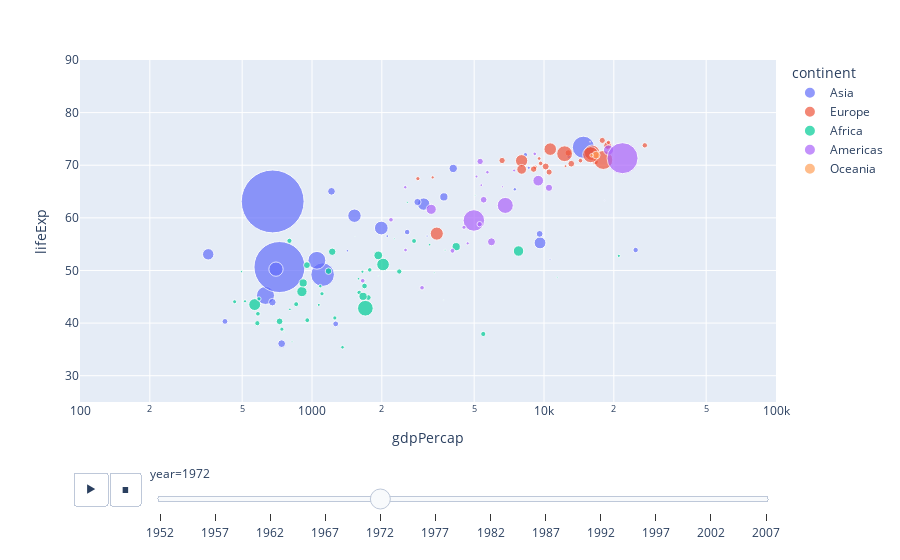

Notebook code for this chart:
### Markdown cell above
# Animated Plots

### Code cell
# Create an animated plot that you can use to cycle through continent
# GDP & life expectancy changes
df_cnt = px.data.gapminder()
px.scatter(
    df_cnt,
    x="gdpPercap",
    y="lifeExp",
    animation_frame="year", 
    animation_group="country",
    size="pop",
    color="continent",
    hover_name="country",
    log_x=True,
    size_max=55,
    range_x=[100,100000],
    range_y=[25,90]
)

### Figure 1 — Plotly figure (JSON) as saved in the notebook; plotly's stock layout.template omitted (floating-point values rounded to 4 significant figures)
{"data": [{"hovertemplate": "<b>%{hovertext}</b><br><br>continent=Asia<br>year=1972<br>gdpPercap=%{x}<br>lifeExp=%{y}<br>pop=%{marker.size}<extra></extra>", "hovertext": ["Afghanistan", "Bahrain", "Bangladesh", "Cambodia", "China", "Hong Kong, China", "India", "Indonesia", "Iran", "Iraq", "Israel", "Japan", "Jordan", "Korea, Dem. Rep.", "Korea, Rep.", "Kuwait", "Lebanon", "Malaysia", "Mongolia", "Myanmar", "Nepal", "Oman", "Pakistan", "Philippines", "Saudi Arabia", "Singapore", "Sri Lanka", "Syria", "Taiwan", "Thailand", "Vietnam", "West Bank and Gaza", "Yemen, Rep."], "ids": ["Afghanistan", "Bahrain", "Bangladesh", "Cambodia", "China", "Hong Kong, China", "India", "Indonesia", "Iran", "Iraq", "Israel", "Japan", "Jordan", "Korea, Dem. Rep.", "Korea, Rep.", "Kuwait", "Lebanon", "Malaysia", "Mongolia", "Myanmar", "Nepal", "Oman", "Pakistan", "Philippines", "Saudi Arabia", "Singapore", "Sri Lanka", "Syria", "Taiwan", "Thailand", "Vietnam", "West Bank and Gaza", "Yemen, Rep."], "legendgroup": "Asia", "marker": {"color": "#636efa", "size": [13079460, 230800, 70759295, 7450606, 862030000, 4115700, 567000000, 121282000, 30614000, 10061506, 3095893, 107188273, 1613551, 14781241, 33505000, 841934, 2680018, 11441462, 1320500, 28466390, 12412593, 829050, 69325921, 40850141, 6472756, 2152400, 13016733, 6701172, 15226039, 39276153, 44655014, 1089572, 7407075], "sizemode": "area", "sizeref": 435900.0, "symbol": "circle"}, "mode": "markers", "name": "Asia", "orientation": "v", "showlegend": true, "type": "scatter", "x": [740.0, 18270.0, 630.2, 421.6, 676.9, 8316.0, 724.0, 1111.0, 9614.0, 9576.0, 12790.0, 14780.0, 2111.0, 3702.0, 3031.0, 109300.0, 7486.0, 2849.0, 1422.0, 357, 674.8, 10620.0, 1050.0, 1989.0, 24840.0, 8598.0, 1213.0, 2571.0, 4063.0, 1524.0, 699.5, 3133.0, 1265.0], "xaxis": "x", "y": [36.09, 63.3, 45.25, 40.32, 63.12, 72, 50.65, 49.2, 55.23, 56.95, 71.63, 73.42, 56.53, 63.98, 62.61, 67.71, 65.42, 63.01, 53.75, 53.07, 43.97, 52.14, 51.93, 58.06, 53.89, 69.52, 65.04, 57.3, 69.39, 60.41, 50.25, 56.53, 39.85], "yaxis": "y"}, {"hovertemplate": "<b>%{hovertext}</b><br><br>continent=Europe<br>year=1972<br>gdpPercap=%{x}<br>lifeExp=%{y}<br>pop=%{marker.size}<extra></extra>", "hovertext": ["Albania", "Austria", "Belgium", "Bosnia and Herzegovina", "Bulgaria", "Croatia", "Czech Republic", "Denmark", "Finland", "France", "Germany", "Greece", "Hungary", "Iceland", "Ireland", "Italy", "Montenegro", "Netherlands", "Norway", "Poland", "Portugal", "Romania", "Serbia", "Slovak Republic", "Slovenia", "Spain", "Sweden", "Switzerland", "Turkey", "United Kingdom"], "ids": ["Albania", "Austria", "Belgium", "Bosnia and Herzegovina", "Bulgaria", "Croatia", "Czech Republic", "Denmark", "Finland", "France", "Germany", "Greece", "Hungary", "Iceland", "Ireland", "Italy", "Montenegro", "Netherlands", "Norway", "Poland", "Portugal", "Romania", "Serbia", "Slovak Republic", "Slovenia", "Spain", "Sweden", "Switzerland", "Turkey", "United Kingdom"], "legendgroup": "Europe", "marker": {"color": "#EF553B", "size": [2263554, 7544201, 9709100, 3819000, 8576200, 4225310, 9862158, 4991596, 4639657, 51732000, 78717088, 8888628, 10394091, 209275, 3024400, 54365564, 527678, 13329874, 3933004, 33039545, 8970450, 20662648, 8313288, 4593433, 1694510, 34513161, 8122293, 6401400, 37492953, 56079000], "sizemode": "area", "sizeref": 435900.0, "symbol": "circle"}, "mode": "markers", "name": "Europe", "orientation": "v", "showlegend": true, "type": "scatter", "x": [3313.0, 16660.0, 16670.0, 2860.0, 6597.0, 9164.0, 13110.0, 18870.0, 14360.0, 16110.0, 18020.0, 12720.0, 10170.0, 15800.0, 9531.0, 12270.0, 7778.0, 18790.0, 18970.0, 8007.0, 9022.0, 8011.0, 10520.0, 9674.0, 12380.0, 10640.0, 17830.0, 27200.0, 3451.0, 15900.0], "xaxis": "x", "y": [67.69, 70.63, 71.44, 67.45, 70.9, 69.61, 70.29, 73.47, 70.87, 72.38, 71, 72.34, 69.76, 74.46, 71.28, 72.19, 70.64, 73.75, 74.34, 70.85, 69.26, 69.21, 68.7, 70.35, 69.82, 73.06, 74.72, 73.78, 57.01, 72.01], "yaxis": "y"}, {"hovertemplate": "<b>%{hovertext}</b><br><br>continent=Africa<br>year=1972<br>gdpPercap=%{x}<br>lifeExp=%{y}<br>pop=%{marker.size}<extra></extra>", "hovertext": ["Algeria", "Angola", "Benin", "Botswana", "Burkina Faso", "Burundi", "Cameroon", "Central African Republic", "Chad", "Comoros", "Congo, Dem. Rep.", "Congo, Rep.", "Cote d'Ivoire", "Djibouti", "Egypt", "Equatorial Guinea", "Eritrea", "Ethiopia", "Gabon", "Gambia", "Ghana", "Guinea", "Guinea-Bissau", "Kenya", "Lesotho", "Liberia", "Libya", "Madagascar", "Malawi", "Mali", "Mauritania", "Mauritius", "Morocco", "Mozambique", "Namibia", "Niger", "Nigeria", "Reunion", "Rwanda", "Sao Tome and Principe", "Senegal", "Sierra Leone", "Somalia", "South Africa", "Sudan", "Swaziland", "Tanzania", "Togo", "Tunisia", "Uganda", "Zambia", "Zimbabwe"], "ids": ["Algeria", "Angola", "Benin", "Botswana", "Burkina Faso", "Burundi", "Cameroon", "Central African Republic", "Chad", "Comoros", "Congo, Dem. Rep.", "Congo, Rep.", "Cote d'Ivoire", "Djibouti", "Egypt", "Equatorial Guinea", "Eritrea", "Ethiopia", "Gabon", "Gambia", "Ghana", "Guinea", "Guinea-Bissau", "Kenya", "Lesotho", "Liberia", "Libya", "Madagascar", "Malawi", "Mali", "Mauritania", "Mauritius", "Morocco", "Mozambique", "Namibia", "Niger", "Nigeria", "Reunion", "Rwanda", "Sao Tome and Principe", "Senegal", "Sierra Leone", "Somalia", "South Africa", "Sudan", "Swaziland", "Tanzania", "Togo", "Tunisia", "Uganda", "Zambia", "Zimbabwe"], "legendgroup": "Africa", "marker": {"color": "#00cc96", "size": [14760787, 5894858, 2761407, 619351, 5433886, 3529983, 7021028, 1927260, 3899068, 250027, 23007669, 1340458, 6071696, 178848, 34807417, 277603, 2260187, 30770372, 537977, 517101, 9354120, 3811387, 625361, 12044785, 1116779, 1482628, 2183877, 7082430, 4730997, 5828158, 1332786, 851334, 16660670, 9809596, 821782, 5060262, 53740085, 461633, 3992121, 76595, 4588696, 2879013, 3840161, 23935810, 14597019, 480105, 14706593, 2056351, 5303507, 10190285, 4506497, 5861135], "sizemode": "area", "sizeref": 435900.0, "symbol": "circle"}, "mode": "markers", "name": "Africa", "orientation": "v", "showlegend": true, "type": "scatter", "x": [4183.0, 5473.0, 1086.0, 2264.0, 854.7, 464.1, 1684.0, 1070.0, 1104.0, 1938.0, 904.9, 3213.0, 2378.0, 3694.0, 2024.0, 672.4, 514.3, 566.2, 11400.0, 756.1, 1178.0, 741.7, 820.2, 1222.0, 496.6, 803.0, 21010.0, 1749.0, 584.6, 581.4, 1587.0, 2575.0, 1930.0, 724.9, 3746.0, 954.2, 1698.0, 5048.0, 590.6, 1533.0, 1598.0, 1354.0, 1255.0, 7766.0, 1660.0, 3365.0, 916.0, 1650.0, 2753.0, 950.7, 1773.0, 799.4], "xaxis": "x", "y": [54.52, 37.93, 47.01, 56.02, 43.59, 44.06, 47.05, 43.46, 45.57, 48.94, 45.99, 54.91, 49.8, 44.37, 51.14, 40.52, 44.14, 43.52, 48.69, 38.31, 49.88, 38.84, 36.49, 53.56, 49.77, 42.61, 52.77, 44.85, 41.77, 39.98, 48.44, 62.94, 52.86, 40.33, 53.87, 40.55, 42.82, 64.27, 44.6, 56.48, 45.81, 35.4, 40.97, 53.7, 45.08, 49.55, 47.62, 49.76, 55.6, 51.02, 50.11, 55.63], "yaxis": "y"}, {"hovertemplate": "<b>%{hovertext}</b><br><br>continent=Americas<br>year=1972<br>gdpPercap=%{x}<br>lifeExp=%{y}<br>pop=%{marker.size}<extra></extra>", "hovertext": ["Argentina", "Bolivia", "Brazil", "Canada", "Chile", "Colombia", "Costa Rica", "Cuba", "Dominican Republic", "Ecuador", "El Salvador", "Guatemala", "Haiti", "Honduras", "Jamaica", "Mexico", "Nicaragua", "Panama", "Paraguay", "Peru", "Puerto Rico", "Trinidad and Tobago", "United States", "Uruguay", "Venezuela"], "ids": ["Argentina", "Bolivia", "Brazil", "Canada", "Chile", "Colombia", "Costa Rica", "Cuba", "Dominican Republic", "Ecuador", "El Salvador", "Guatemala", "Haiti", "Honduras", "Jamaica", "Mexico", "Nicaragua", "Panama", "Paraguay", "Peru", "Puerto Rico", "Trinidad and Tobago", "United States", "Uruguay", "Venezuela"], "legendgroup": "Americas", "marker": {"color": "#ab63fa", "size": [24779799, 4565872, 100840058, 22284500, 9717524, 22542890, 1834796, 8831348, 4671329, 6298651, 3790903, 5149581, 4698301, 2965146, 1997616, 55984294, 2182908, 1616384, 2614104, 13954700, 2847132, 975199, 209896000, 2829526, 11515649], "sizemode": "area", "sizeref": 435900.0, "symbol": "circle"}, "mode": "markers", "name": "Americas", "orientation": "v", "showlegend": true, "type": "scatter", "x": [9443.0, 2980.0, 4986.0, 18970.0, 5494.0, 3265.0, 5118.0, 5305.0, 2190.0, 5281.0, 4520.0, 4031.0, 1654.0, 2530.0, 7434.0, 6809.0, 4689.0, 5364.0, 2523.0, 5938.0, 9123.0, 6620.0, 21810.0, 5703.0, 10510.0], "xaxis": "x", "y": [67.06, 46.71, 59.5, 72.88, 63.44, 61.62, 67.85, 70.72, 59.63, 58.8, 58.21, 53.74, 48.04, 53.88, 69, 62.36, 55.15, 66.22, 65.81, 55.45, 72.16, 65.9, 71.34, 68.67, 65.71], "yaxis": "y"}, {"hovertemplate": "<b>%{hovertext}</b><br><br>continent=Oceania<br>year=1972<br>gdpPercap=%{x}<br>lifeExp=%{y}<br>pop=%{marker.size}<extra></extra>", "hovertext": ["Australia", "New Zealand"], "ids": ["Australia", "New Zealand"], "legendgroup": "Oceania", "marker": {"color": "#FFA15A", "size": [13177000, 2929100], "sizemode": "area", "sizeref": 435900.0, "symbol": "circle"}, "mode": "markers", "name": "Oceania", "orientation": "v", "showlegend": true, "type": "scatter", "x": [16790.0, 16050.0], "xaxis": "x", "y": [71.93, 71.89], "yaxis": "y"}], "layout": {"autosize": true, "legend": {"itemsizing": "constant", "title": {"text": "continent"}, "tracegroupgap": 0}, "margin": {"t": 60}, "sliders": [{"active": 4, "currentvalue": {"prefix": "year="}, "len": 0.9, "pad": {"b": 10, "t": 60}, "steps": [{"args": [["1952"], {"frame": {"duration": 0, "redraw": false}, "fromcurrent": true, "mode": "immediate", "transition": {"duration": 0, "easing": "linear"}}], "label": "1952", "method": "animate"}, {"args": [["1957"], {"frame": {"duration": 0, "redraw": false}, "fromcurrent": true, "mode": "immediate", "transition": {"duration": 0, "easing": "linear"}}], "label": "1957", "method": "animate"}, {"args": [["1962"], {"frame": {"duration": 0, "redraw": false}, "fromcurrent": true, "mode": "immediate", "transition": {"duration": 0, "easing": "linear"}}], "label": "1962", "method": "animate"}, {"args": [["1967"], {"frame": {"duration": 0, "redraw": false}, "fromcurrent": true, "mode": "immediate", "transition": {"duration": 0, "easing": "linear"}}], "label": "1967", "method": "animate"}, {"args": [["1972"], {"frame": {"duration": 0, "redraw": false}, "fromcurrent": true, "mode": "immediate", "transition": {"duration": 0, "easing": "linear"}}], "label": "1972", "method": "animate"}, {"args": [["1977"], {"frame": {"duration": 0, "redraw": false}, "fromcurrent": true, "mode": "immediate", "transition": {"duration": 0, "easing": "linear"}}], "label": "1977", "method": "animate"}, {"args": [["1982"], {"frame": {"duration": 0, "redraw": false}, "fromcurrent": true, "mode": "immediate", "transition": {"duration": 0, "easing": "linear"}}], "label": "1982", "method": "animate"}, {"args": [["1987"], {"frame": {"duration": 0, "redraw": false}, "fromcurrent": true, "mode": "immediate", "transition": {"duration": 0, "easing": "linear"}}], "label": "1987", "method": "animate"}, {"args": [["1992"], {"frame": {"duration": 0, "redraw": false}, "fromcurrent": true, "mode": "immediate", "transition": {"duration": 0, "easing": "linear"}}], "label": "1992", "method": "animate"}, {"args": [["1997"], {"frame": {"duration": 0, "redraw": false}, "fromcurrent": true, "mode": "immediate", "transition": {"duration": 0, "easing": "linear"}}], "label": "1997", "method": "animate"}, {"args": [["2002"], {"frame": {"duration": 0, "redraw": false}, "fromcurrent": true, "mode": "immediate", "transition": {"duration": 0, "easing": "linear"}}], "label": "2002", "method": "animate"}, {"args": [["2007"], {"frame": {"duration": 0, "redraw": false}, "fromcurrent": true, "mode": "immediate", "transition": {"duration": 0, "easing": "linear"}}], "label": "2007", "method": "animate"}], "x": 0.1, "xanchor": "left", "y": 0, "yanchor": "top"}], "updatemenus": [{"buttons": [{"args": [null, {"frame": {"duration": 500, "redraw": false}, "fromcurrent": true, "mode": "immediate", "transition": {"duration": 500, "easing": "linear"}}], "label": "&#9654;", "method": "animate"}, {"args": [[null], {"frame": {"duration": 0, "redraw": false}, "fromcurrent": true, "mode": "immediate", "transition": {"duration": 0, "easing": "linear"}}], "label": "&#9724;", "method": "animate"}], "direction": "left", "pad": {"r": 10, "t": 70}, "showactive": false, "type": "buttons", "x": 0.1, "xanchor": "right", "y": 0, "yanchor": "top"}], "xaxis": {"anchor": "y", "domain": [0, 1], "range": [2, 5], "title": {"text": "gdpPercap"}, "type": "log"}, "yaxis": {"anchor": "x", "domain": [0, 1], "range": [25, 90], "title": {"text": "lifeExp"}, "type": "linear"}}}
